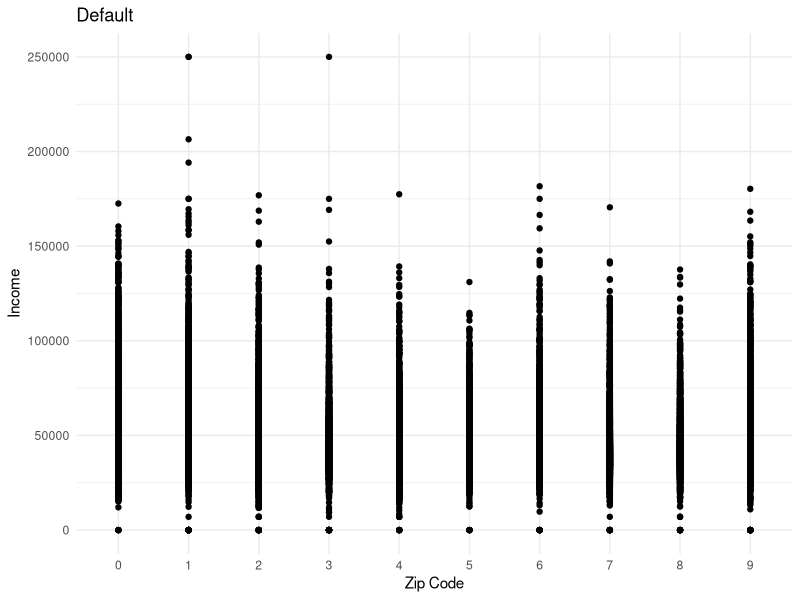
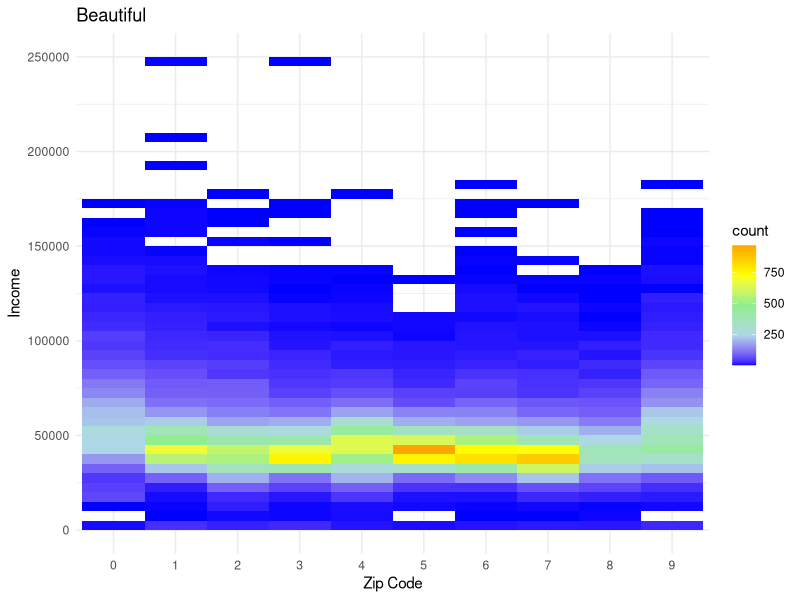
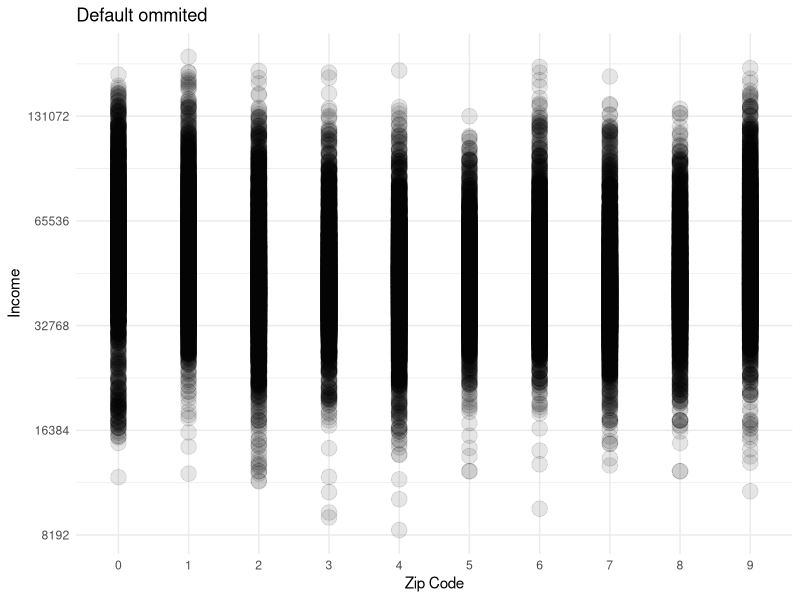
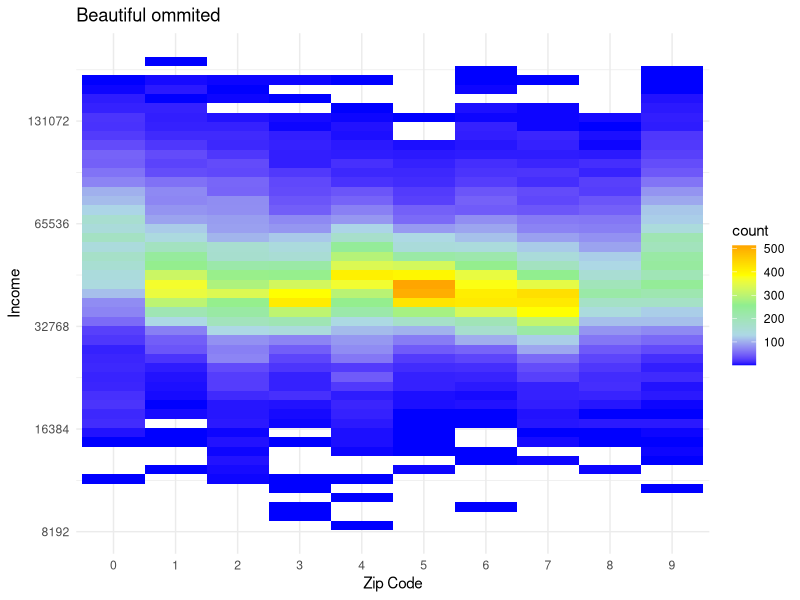
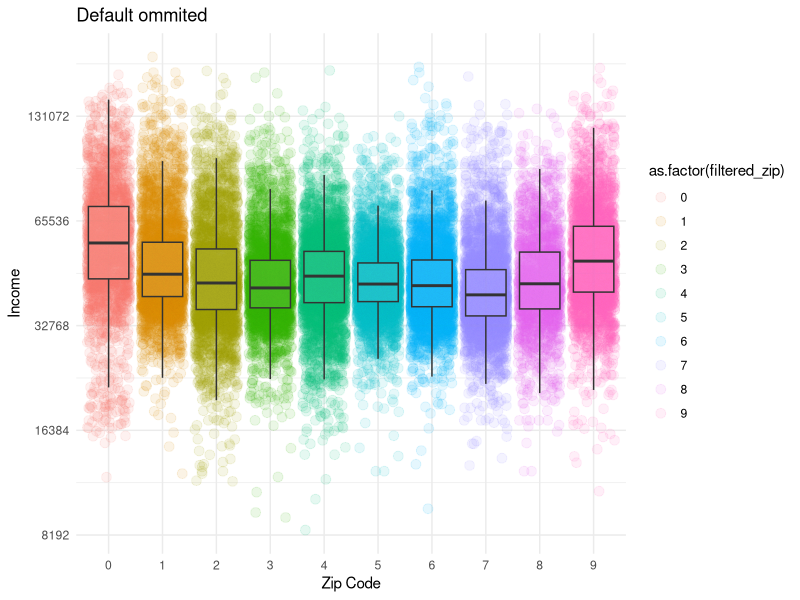

These charts were generated, in order, by the following R code:
## ---- chunk 1
# Load required libraries
library(ggplot2)
## ---- chunk 2
# Read the data from file and prepare the dataset
zip_income_table <- read.table("zipIncome.txt", header = TRUE, sep = "|")
colnames(zip_income_table) <- c("zipCode", "income")
income_values <- zip_income_table$income
zip_code <- as.factor(zip_income_table$zipCode)

# Print summary statistics
print(paste("mean income", mean(income_values)))
print(paste("median income", median(income_values)))
summary(zip_income_table)
## ---- chunk 3
# Plot 1: Default scatter plot
ggplot(zip_income_table, aes(x = zip_code, y = income_values))  +
  geom_point() + 
  labs(x = "Zip Code", y = "Income", title = "Default") +  
  theme_minimal()
## ---- chunk 4
# Plot 2: Heatmap of income distribution
ggplot(zip_income_table, aes(x = zip_code, y = income_values))  +
  geom_bin2d(bins = 50) + 
  scale_fill_gradientn(colors = c("blue","lightblue", "lightgreen", "yellow", "orange")) +
  labs(x = "Zip Code", y = "Income", title = "Beautiful") +  
  theme_minimal()
## ---- chunk 5
# Filter data to omit outliers based on income
filtered_data <- zip_income_table[income_values > 7000 & income_values < 200000,]

# Print new summary statistics after filtering
print(paste("ommited mean income", mean(filtered_data$income)))
print(paste("ommited median income", median(filtered_data$income)))
## ---- chunk 6
# Plot 3: Default scatter plot with filtered data
filtered_income <- filtered_data$income
filtered_zip <- filtered_data$zipCode
ggplot(filtered_data, aes(x = as.factor(filtered_zip), y = filtered_income))  +
  geom_point(size = 5, alpha = 0.1) + 
  scale_y_continuous(trans = "log2") +
  labs(x = "Zip Code", y = "Income", title = "Default ommited") +  
  theme_minimal()
## ---- chunk 7
# Plot 4: Heatmap with filtered data
ggplot(filtered_data, aes(x = as.factor(filtered_zip), y = filtered_income))  +
  geom_bin2d(bins = 50) + 
  scale_y_continuous(trans = "log2") +
  scale_fill_gradientn(colors = c("blue","lightblue", "lightgreen", "yellow", "orange")) +
  labs(x = "Zip Code", y = "Income", title = "Beautiful ommited") +  
  theme_minimal()
## ---- chunk 8
# Plot 5: Scatter plot with boxplots overlaid for filtered data
ggplot(filtered_data, aes(x = as.factor(filtered_zip), y = filtered_income))  +
  geom_point(aes(color = as.factor(filtered_zip)), size = 3, alpha = 0.1, position = "jitter") + 
  geom_boxplot(aes(group = as.factor(filtered_zip)), alpha = 0.1, outlier.size=-Inf) +  
  scale_y_continuous(trans = "log2") +
  labs(x = "Zip Code", y = "Income", title = "Default ommited") +  
  theme_minimal()
